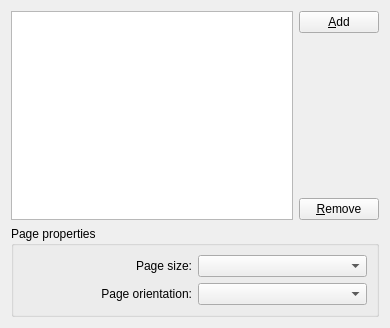
<?xml version="1.0" encoding="UTF-8"?>
<ui version="4.0">
 <class>pageWizardPage</class>
 <widget class="QWizardPage" name="pageWizardPage">
  <property name="geometry">
   <rect>
    <x>0</x>
    <y>0</y>
    <width>390</width>
    <height>328</height>
   </rect>
  </property>
  <property name="windowTitle">
   <string>WizardPage</string>
  </property>
  <property name="title">
   <string>Setup pages</string>
  </property>
  <property name="subTitle">
   <string>Please add one or more pages</string>
  </property>
  <layout class="QGridLayout" name="gridLayout_2">
   <item row="0" column="0">
    <widget class="QListWidget" name="pagesList"/>
   </item>
   <item row="0" column="1">
    <layout class="QVBoxLayout" name="verticalLayout">
     <item>
      <widget class="QPushButton" name="addPage">
       <property name="text">
        <string>&amp;Add</string>
       </property>
      </widget>
     </item>
     <item>
      <spacer name="verticalSpacer">
       <property name="orientation">
        <enum>Qt::Vertical</enum>
       </property>
       <property name="sizeHint" stdset="0">
        <size>
         <width>20</width>
         <height>28</height>
        </size>
       </property>
      </spacer>
     </item>
     <item>
      <widget class="QPushButton" name="removePage">
       <property name="text">
        <string>&amp;Remove</string>
       </property>
      </widget>
     </item>
    </layout>
   </item>
   <item row="1" column="0" colspan="2">
    <widget class="QGroupBox" name="groupBox">
     <property name="title">
      <string>Page properties</string>
     </property>
     <layout class="QGridLayout" name="gridLayout">
      <item row="0" column="0">
       <widget class="QLabel" name="label">
        <property name="text">
         <string>Page size:</string>
        </property>
        <property name="alignment">
         <set>Qt::AlignRight|Qt::AlignTrailing|Qt::AlignVCenter</set>
        </property>
       </widget>
      </item>
      <item row="0" column="1">
       <widget class="QComboBox" name="pageSize"/>
      </item>
      <item row="1" column="0">
       <widget class="QLabel" name="label_2">
        <property name="text">
         <string>Page orientation:</string>
        </property>
        <property name="alignment">
         <set>Qt::AlignRight|Qt::AlignTrailing|Qt::AlignVCenter</set>
        </property>
       </widget>
      </item>
      <item row="1" column="1">
       <widget class="QComboBox" name="pageOrientation"/>
      </item>
     </layout>
    </widget>
   </item>
  </layout>
 </widget>
 <resources/>
 <connections/>
</ui>
